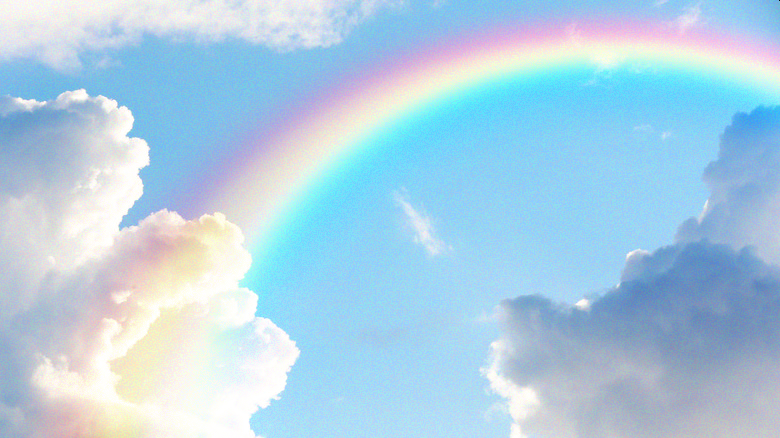
#> input picture PS03/PS3 Given Images/rainbow.png, 780 x 438 px
$ python PS3-1.py
#> lines starting #> are read from the running program, lines starting #| are printed output that depends on the picture
## PS3-1 Image Improvement via area-to-pixel filers
import cv2
import numpy as np
import os

# User input feature
user_input = input("Please name your input color file: ")
#> the answer given: ../../PS3 Given Images/rainbow.png
file_directory = os.getcwd()
image_location = os.path.join(file_directory, user_input)
if os.path.exists(image_location):
    print(f"Your '{user_input}' image loaded successfully.")
    input_image = cv2.imread(user_input)
#> input_image is the input picture: shape (438, 780, 3); mean B, G, R 228.8, 207.8, 173.8
    cv2.imshow(f"'{user_input}'", input_image)
    cv2.waitKey(0)
else:
    print(f"Error: unable to load your input image.\nPlease make sure '{user_input}' is in the correct directory.")
    exit()

# Filtering process
input_image = cv2.imread(user_input)
# Different filtering combination for rainbow (bilateral+sharpening)
if user_input == 'rainbow.png':
    # smoothed_image = cv2.GaussianBlur(input_image, (5, 5), 0)
    smoothed_image = cv2.bilateralFilter(input_image, d=9, sigmaColor=75, sigmaSpace=75)
    kernel = 1
    sharpening_kernel = kernel * np.array([[-1, -1, -1], [-1, 9, -1], [-1, -1, -1]])
    sharpened_image = cv2.filter2D(smoothed_image, -1, sharpening_kernel)

# Different filtering combination for all other images (median+sharpening)
else:
    smoothed_image = cv2.medianBlur(input_image, 5)
    kernel = 1
    sharpening_kernel = kernel * np.array([[-1, -1, -1], [-1,  9, -1], [-1, -1, -1]])
    sharpened_image = cv2.filter2D(smoothed_image, -1, sharpening_kernel)
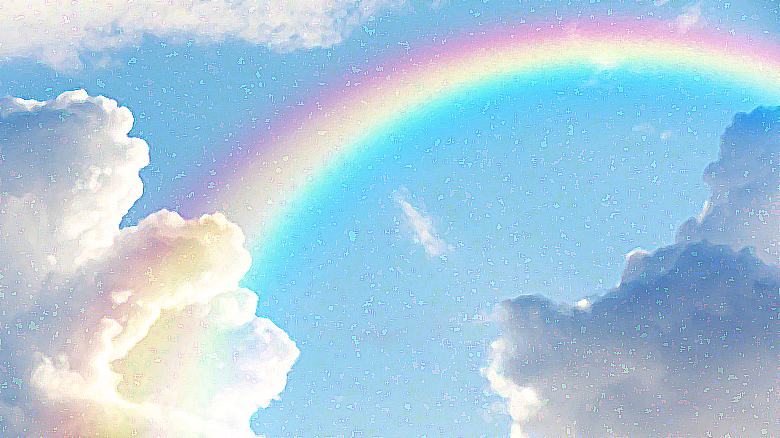
#> sharpened_image: shape (438, 780, 3); mean B, G, R 223.3, 203, 170.1

# Saving the output image
cv2.imshow(f"'{user_input}'", sharpened_image)
output_image = user_input.split('.')[0] + '-improved.' + user_input.split('.')[-1]
cv2.waitKey(0)
cv2.imwrite(output_image, sharpened_image)

cv2.destroyAllWindows()
